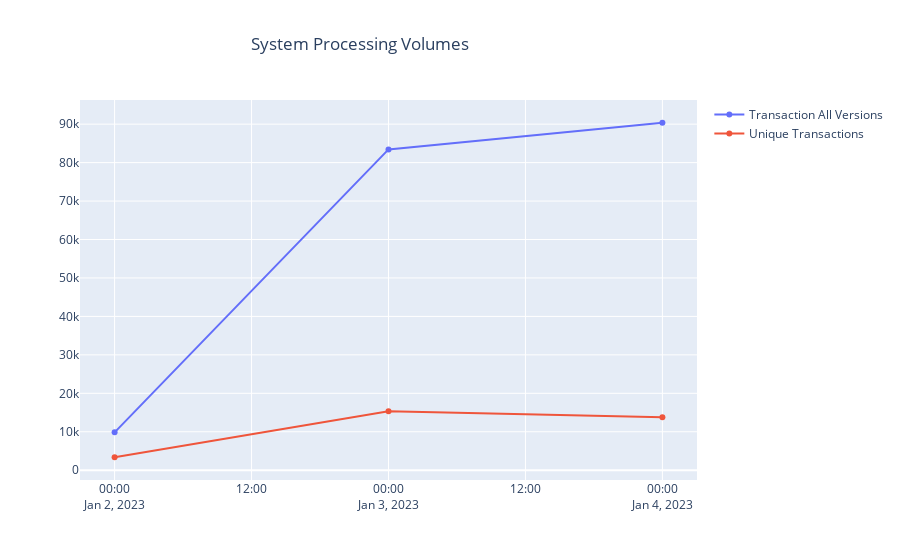

Write notebook code for a chart like this one.
### Markdown cell above
### System Data View

### Code cell
fig = go.Figure()
fig.add_trace(go.Scatter(x=dff_vol.date.value_counts().index.sort_values(), y = dff_vol.date.value_counts().sort_index(),
                    mode='lines+markers',
                    name='Transaction All Versions'))
fig.add_trace(go.Scatter(x=dff_f_vol.date.value_counts().index.sort_values(), y = dff_f_vol.date.value_counts().sort_index(),
                    mode='lines+markers',
                    name='Unique Transactions'))
fig.update_layout(
    title="System Processing Volumes",title_x=0.4
)

fig.show()

### Figure 1 — Plotly figure (JSON) as saved in the notebook; plotly's stock layout.template omitted (floating-point values rounded to 4 significant figures)
{"data": [{"mode": "lines+markers", "name": "Transaction All Versions", "type": "scatter", "x": ["2023-01-02", "2023-01-03", "2023-01-04"], "y": [9846, 83432, 90364]}, {"mode": "lines+markers", "name": "Unique Transactions", "type": "scatter", "x": ["2023-01-02", "2023-01-03", "2023-01-04"], "y": [3374, 15353, 13788]}], "layout": {"autosize": true, "title": {"text": "System Processing Volumes", "x": 0.4}, "xaxis": {"autorange": true, "range": ["2023-01-01 20:59:28.5993", "2023-01-04 03:00:31.4007"], "type": "date"}, "yaxis": {"autorange": true, "range": [-3805.0, 97540.0], "type": "linear"}}}
